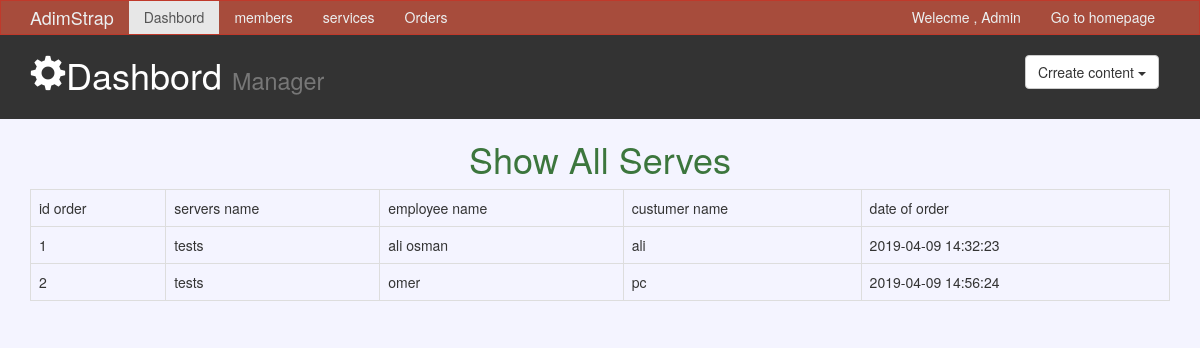
The page /admin/orders.php on the database its author committed.
### tables this page shows
CREATE TABLE `orders` (
  `order_id` int(11) NOT NULL,
  `serv_id` int(11) NOT NULL,
  `me_id` int(11) NOT NULL,
  `names` varchar(100) NOT NULL,
  `phone` varchar(199) NOT NULL,
  `locations` varchar(100) NOT NULL,
  `email` varchar(250) NOT NULL,
  `create_at` timestamp NOT NULL DEFAULT CURRENT_TIMESTAMP ON UPDATE CURRENT_TIMESTAMP
);

CREATE TABLE `serv` (
  `id` int(11) NOT NULL,
  `name_serves` varchar(250) NOT NULL,
  `descs` text NOT NULL,
  `create_at` timestamp NOT NULL DEFAULT CURRENT_TIMESTAMP ON UPDATE CURRENT_TIMESTAMP,
  `img` varchar(250) NOT NULL
);

CREATE TABLE `members` (
  `me_id` int(11) NOT NULL,
  `name` varchar(250) NOT NULL,
  `emali` varchar(250) NOT NULL,
  `serv_id` int(11) NOT NULL,
  `phone` varchar(100) NOT NULL,
  `address` varchar(100) NOT NULL,
  `create_at` timestamp NOT NULL DEFAULT CURRENT_TIMESTAMP ON UPDATE CURRENT_TIMESTAMP,
  `password` varchar(100) NOT NULL,
  `price` double NOT NULL,
  `img` varchar(250) NOT NULL,
  `status` tinyint(4) NOT NULL DEFAULT '0',
  `groups` tinyint(4) NOT NULL DEFAULT '0',
  `nationality` varchar(250) NOT NULL,
  `Gender` varchar(100) NOT NULL,
  `full_name` varchar(250) NOT NULL
);

### admin/classes/config.php (called while the page is built)
<?php
class Config{
    public static function get($path=null){
        if($path){
            $config=$GLOBALS['config'];
            $path=explode('/',$path);
           foreach($path as $bit){
               if(isset($config[$bit])){
                   $config=$config[$bit];
               }
           }
           return $config;
        }
        return false;
    }
}

### admin/classes/DB.php (called while the page is built, shortened)
<?php
class DB{
    private static $_instance;
    private $_pdo,
            $_query,
            $_error=false,
            $_count=0,
            $_result;
private function __construct(){
    try{
        $this->_pdo=new PDO('mysql:host='.Config::get('mysql/host').';dbname='.Config::get('mysql/db'),Config::get('mysql/username'),Config::get('mysql/password'));
    }
        catch(PDOException $e){
            die($e->getMessage());
        }
}
 public static function getInstace(){
     if(!isset(self::$_instance)){
       self::$_instance=new DB();
     }
     return self::$_instance;
 }
 public function query($sql,$param=array()){
     if($this->_query=$this->_pdo->prepare($sql)){
         if($this->_query->execute()){
             $this->_result=$this->_query->fetchAll(PDO::FETCH_OBJ);
         }
         else{
             $this->_error=true;
         }
     }
     return $this;
 }
public function result(){
    return $this->_result;
}
}

### admin/orders.php (the view, shortened to what this page needs)
<?php
$all=DB::getInstace()->query('SELECT orders.*,members.* ,serv.name_serves from orders
JOIN members ON
orders.me_id=members.me_id
JOIN serv on
orders.serv_id=serv.id order by orders.create_at
');
?>
    <h1 class="text-success text-center">Show All Serves</h1>
    <div class="container">
    <div class="table-responsive">
     <table class="table table-bordered table-hover">
     <tr>
      <td>id order</td>
      <td>servers name</td>
      <td>employee name</td>
      <td>custumer name</td>
      <td>date of order</td>
     </tr>
 <?php foreach($all->result() as $o):?>
  <tr>
       <td><?php echo $o->order_id?></td>
       <td><?php echo $o->name_serves?></td>
       <td><?php echo $o->full_name?></td>
       <td><?php echo $o->names?></td>
       <td><?php echo $o->create_at?></td>
  </tr>
<?php endforeach;?>
     </table>

### admin/layout/css/style.css (style rules this page uses)
body { background: #f4f4ff; }

### rows shown on the page
orders: order_id "1", serv.name_serves "tests", me.full_name "ali osman", names "ali", me.create_at "2019-04-09 14:32:23"
orders: order_id "2", serv.name_serves "tests", me.full_name "omer", names "pc", me.create_at "2019-04-09 14:56:24"
